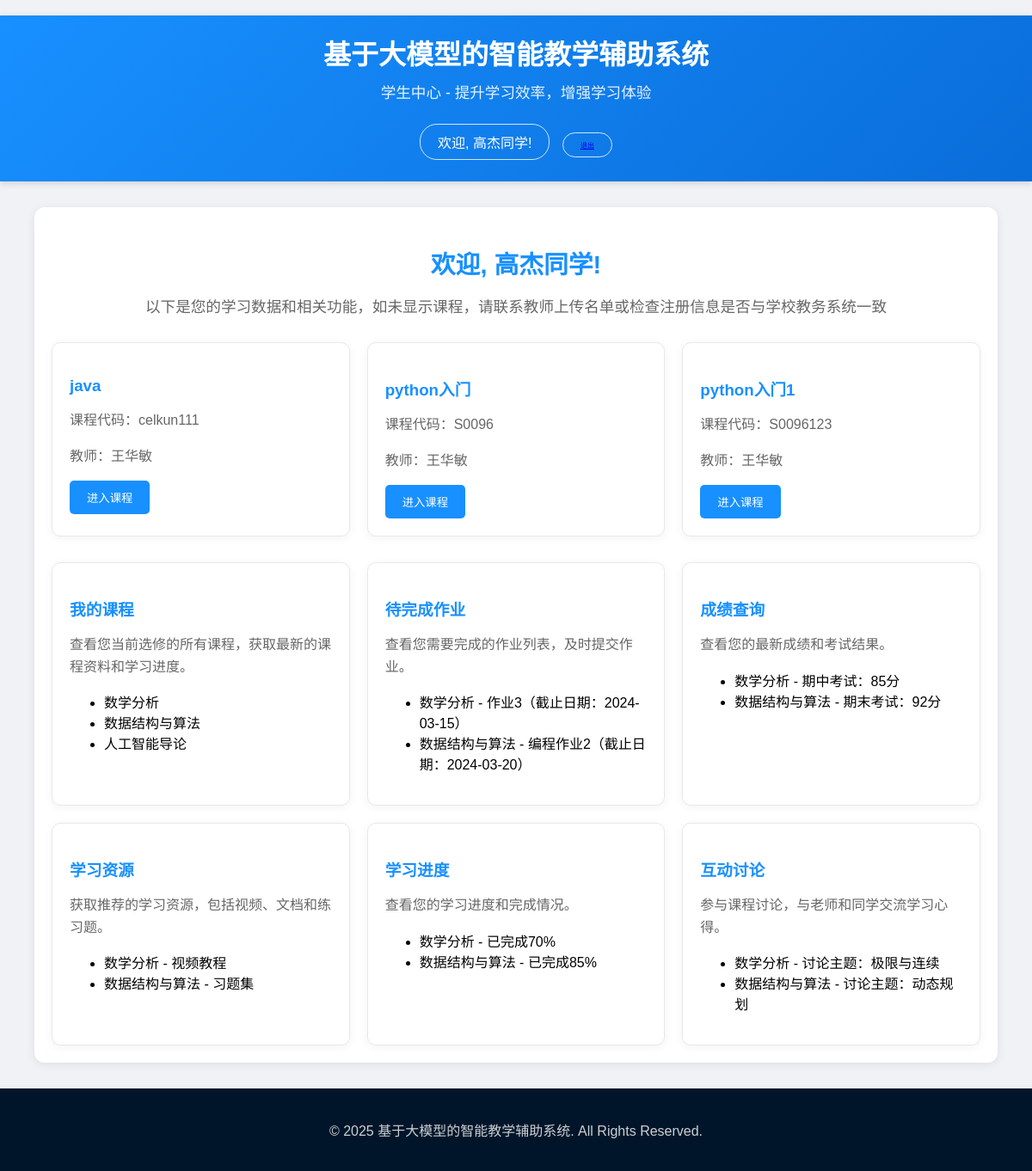
Screenshot of / (signed in) with the database file from the repository.
### wang/models/course.py (models this page shows)
class Course(db.Model):
    __tablename__ = 'course'
    id = db.Column(db.Integer, primary_key=True, autoincrement=True)
    name = db.Column(db.String(100), nullable=False)
    teacher_id = db.Column(db.Integer, db.ForeignKey('user.id'), nullable=False)
    semester = db.Column(db.String, nullable=False)  # 开课学期
    description = db.Column(db.Text)
    code = db.Column(db.String(10), nullable=False)
    teacher = db.relationship('User', backref='courses')
    course_students = db.relationship('Course_Students',  back_populates='course')
    def __repr__(self):
        return f'<Course {self.id} - {self.name}>'

### wang/models/user.py (models this page shows, shortened)
class User(db.Model):
    __tablename__ = 'user'
    id = db.Column(db.Integer, primary_key=True, autoincrement=True)
    identifier = db.Column(db.String(50), unique=True, nullable=False)  # 用户标识符
    role = db.Column(db.String(10), nullable=False)  # 用户角色
    name = db.Column(db.String(100), nullable=False)  # 用户名
    email = db.Column(db.String(120), unique=True, nullable=False)  # 邮箱
    password = db.Column(db.String(256), nullable=False)  # 密码
    openid = db.Column(db.String(100),  nullable=True) # 微信openid
    attendances = db.relationship('Attendance', backref='student', lazy=True)  # 学生的考勤记录
    submissions = db.relationship('Submission', backref='student', lazy=True)  # 学生的作业提交
    quiz_responses = db.relationship('QuizResponse', backref='student', lazy=True)  # 学生的抢答记录
    reports = db.relationship('Report', backref='student', lazy=True)  # 学生的学习数据分析报告
    assigned_homeworks = db.relationship('Assignment', backref='teacher', lazy=True)  # 教师发布的作业
    quizzes = db.relationship('Quiz', backref='teacher', lazy=True)  # 教师发布的抢答

### app.py (the view)
    @app.route('/')
    def hello_world():
        if "logged_in" not in session or session["logged_in"] == False:
            return render_template('index.html')
        else:  # 如果session中登录状态为true，说明是已经登录过了，返回loginHandle函数处理
            return loginHandle()

### templates/wang/student_profile.html (shortened to what this page needs)
﻿<!DOCTYPE html>
<html lang="zh-CN">
<head>
</head>
<body>
<header>
    <h1>基于大模型的智能教学辅助系统</h1>
    <p>学生中心 - 提升学习效率，增强学习体验</p>
    <div class="login-status">
        <span>欢迎, {{ session['user_name'] }}同学!</span>
        <span> <a href="/logout" onclick="return confirm('确定要退出吗？')" style="font-size: 0.5em;">退出</a></span>
    </div>
</header>
<div class="container">
    <div class="welcome-section">
        <h2>欢迎, {{ session['user_name'] }}同学!</h2>
        <p>以下是您的学习数据和相关功能，如未显示课程，请联系教师上传名单或检查注册信息是否与学校教务系统一致</p>
    </div>
    <div class="course-grid">
        {% for course in courses %}
            <div class="dashboard-card">
                <h3>{{ course.name }}</h3>
                <p>课程代码：{{ course.code }}</p>
                <p>教师：{{ course.teacher.name }}</p>
               <button onclick="location.href='/course_detail/{{ course.id }}'" style="background-color: #1890ff; color: white; border: none; padding: 10px 20px; border-radius: 5px; cursor: pointer; transition: background-color 0.3s ease;">进入课程</button>
            </div>
        {% endfor %}
    </div>
    <div class="dashboard-grid">
        <div class="dashboard-card">
            <h3>我的课程</h3>
            <p>查看您当前选修的所有课程，获取最新的课程资料和学习进度。</p>
            <ul>
                <li>数学分析</li>
                <li>数据结构与算法</li>
                <li>人工智能导论</li>
            </ul>
        </div>
        <div class="dashboard-card">
            <h3>待完成作业</h3>
            <p>查看您需要完成的作业列表，及时提交作业。</p>
            <ul>
                <li>数学分析 - 作业3（截止日期：2024-03-15）</li>
                <li>数据结构与算法 - 编程作业2（截止日期：2024-03-20）</li>
            </ul>
        </div>
        <div class="dashboard-card">
            <h3>成绩查询</h3>
            <p>查看您的最新成绩和考试结果。</p>
            <ul>
                <li>数学分析 - 期中考试：85分</li>
                <li>数据结构与算法 - 期末考试：92分</li>
            </ul>
        </div>
        <div class="dashboard-card">
            <h3>学习资源</h3>
            <p>获取推荐的学习资源，包括视频、文档和练习题。</p>
            <ul>
                <li>数学分析 - 视频教程</li>
                <li>数据结构与算法 - 习题集</li>
            </ul>
        </div>
        <div class="dashboard-card">
            <h3>学习进度</h3>
            <p>查看您的学习进度和完成情况。</p>
            <ul>
                <li>数学分析 - 已完成70%</li>
                <li>数据结构与算法 - 已完成85%</li>
            </ul>
        </div>
        <div class="dashboard-card">
            <h3>互动讨论</h3>
            <p>参与课程讨论，与老师和同学交流学习心得。</p>
            <ul>
                <li>数学分析 - 讨论主题：极限与连续</li>
                <li>数据结构与算法 - 讨论主题：动态规划</li>
            </ul>
        </div>
    </div>
</div>
<footer>
    <p>&copy; 2025 基于大模型的智能教学辅助系统. All Rights Reserved.</p>
</footer>
</body>
</html>

### templates/wang/student_profile.html (style rules this page uses)
body { font-family: 'Microsoft YaHei', sans-serif; background-color: #f0f2f5; margin: 0; padding: 0; min-height: 100vh; display: flex; flex-direction: column; justify-content: space-between; }
header { background: linear-gradient(135deg, #1890ff, #096dd9); color: white; text-align: center; padding: 20px; box-shadow: 0 2px 8px rgba(0, 0, 0, 0.15); }
header h1 { margin: 0; font-size: 2em; font-weight: bold; }
header p { margin: 10px 0; font-size: 1.1em; opacity: 0.9; }
.login-status { margin-top: 20px; }
.login-status span { color: white; padding: 8px 20px; border: 1px solid rgba(255, 255, 255, 0.8); border-radius: 20px; margin: 5px; display: inline-block; }
.container { flex: 1; width: 90%; max-width: 1200px; margin: 30px auto; padding: 20px; background: white; border-radius: 12px; box-shadow: 0 2px 12px rgba(0, 0, 0, 0.08); position: relative; }
.welcome-section { text-align: center; margin-bottom: 30px; }
.welcome-section h2 { color: #1890ff; font-size: 1.8em; margin-bottom: 10px; }
.welcome-section p { color: #666; font-size: 1.1em; }
.dashboard-grid { display: grid; grid-template-columns: repeat(auto-fit, minmax(280px, 1fr)); gap: 20px; margin-top: 30px; }
.dashboard-card { background: #fff; padding: 20px; border-radius: 10px; border: 1px solid #e8e8e8; transition: all 0.3s ease; box-shadow: 0 2px 12px rgba(0, 0, 0, 0.05); }
.dashboard-card h3 { color: #1890ff; margin-bottom: 10px; }
.dashboard-card p { color: #666; line-height: 1.6; }
footer { background-color: #001529; color: rgba(255, 255, 255, 0.8); text-align: center; padding: 20px 0; }
.course-grid { display: grid; grid-template-columns: repeat(auto-fit, minmax(280px, 1fr)); gap: 20px; margin-top: 30px; }

### rows the page displays
Course: name "java", code "celkun111", teacher.name "王华敏"
Course: name "python入门", code "S0096", teacher.name "王华敏"
Course: name "python入门1", code "S0096123", teacher.name "王华敏"

### other values shown
{{ session['user_name'] }} "高杰"
